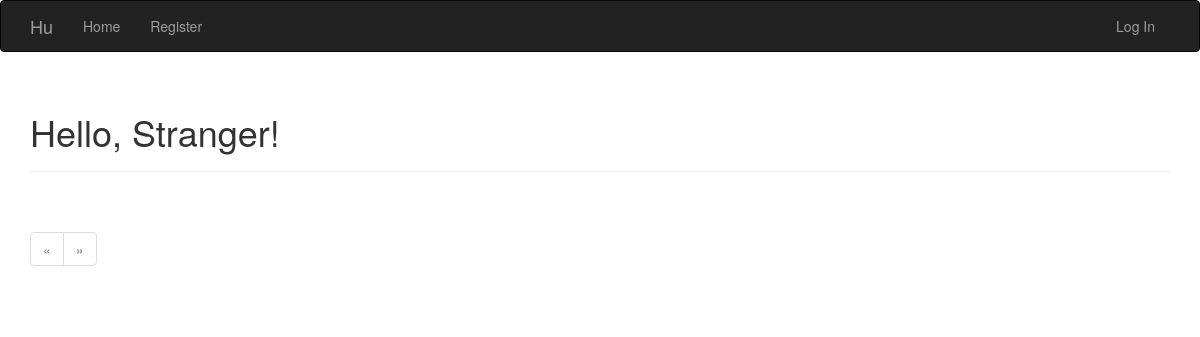
Before: / with the older database file.
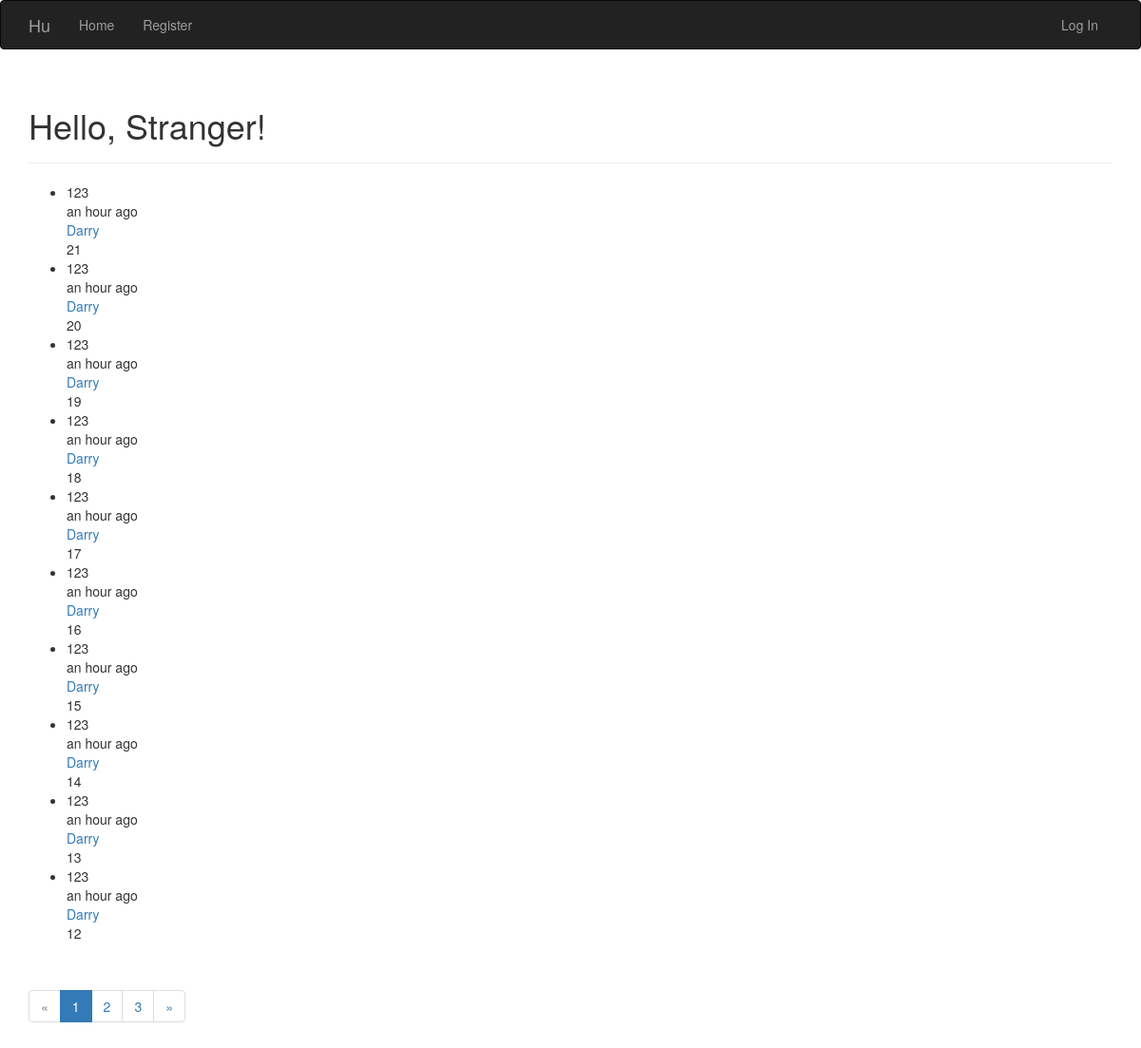
After: the same page with the newer database file.
### app/models.py (models this page shows, shortened)
class Post(db.Model):
    __tablename__ = 'postst'
    id = db.Column(db.Integer, primary_key=True)
    body = db.Column(db.Text)
    timestamp = db.Column(db.DateTime,index=True, default=datetime.utcnow)
    author_id = db.Column(db.Integer, db.ForeignKey('users.id'))

class User(UserMixin, db.Model):
    __tablename__ = 'users'
    id = db.Column(db.Integer, primary_key = True)
    username = db.Column(db.String(64), unique = True, index = True)
    password_hash = db.Column(db.String(128))
    role_id = db.Column(db.Integer, db.ForeignKey('roles.id'))
    location = db.Column(db.String(64))
    about_me = db.Column(db.Text())
    member_since = db.Column(db.DateTime(), default=datetime.utcnow)
    last_seen = db.Column(db.DateTime(), default=datetime.utcnow)
    posts = db.relationship('Post', backref='author', lazy='dynamic')
    @property
    def password(self):
        raise AttributeError('Password is not a readable attribute.')

### app/main/views.py (the view)
@main.route('/',  methods=['GET', 'POST'])
def index():
    form = PostForm()
    if current_user.is_authenticated and current_user.can(Permissions.WRITE_ARTICLES) and form.validate_on_submit():
        post = Post(body=form.body.data, author=current_user._get_current_object())
        db.session.add(post)
        db.session.commit()
        return redirect(url_for('.index'))
    page = request.args.get('page', 1, type=int)
    pagination = Post.query.order_by(Post.timestamp.desc()).paginate(page, per_page=current_app.config['POSTS_PER_PAGE'], error_out=False)
    posts = pagination.items
    return render_template('index.html',form=form, posts=posts, pagination=pagination, Permissions=Permissions)

### app/auth/views.py (called while the page is built)
@auth.before_app_request
def before_request():
    if current_user.is_authenticated:
        current_user.ping()

### app/templates/index.html (shortened to what this page needs)
{% extends "base.html"%}
{% import "bootstrap/wtf.html" as wtf %}
{% import "_macros.html" as macros %}
{% block page_content %}
<div class="page-header">
	<h1>Hello, {% if current_user.is_authenticated %}{{current_user.username}}{% else %}Stranger{%endif%}!</h1>
</div>
{%include '_posts.html'%}
<div class="pagination">
	{{macros.pagination_widget(pagination,'.index')}}
</div>
{% endblock %}

### app/templates/_posts.html
<div>
<ul class="posts">
	{%for post in posts %}
	<li class="post">
		<div class="post-thumbnail">
			123
		</div>
		<div class="post-content">
			<div class="post-date">{{moment(post.timestamp).fromNow()}}</div>
			<div class="post-author">
				<a href="{{url_for('main.user', username=post.author.username)}}">
					{{ post.author.username }}
				</a>
			</div>
			<div class="post-body">
				{{post.body}}
			</div>
		</div>
	</li>
	{%endfor%}
</ul>
</div>

Changed rows visible on the page:
added Post: timestamp "an hour ago", author.username "Darry", body "21"
added Post: timestamp "an hour ago", author.username "Darry", body "20"
added Post: timestamp "an hour ago", author.username "Darry", body "19"
added Post: timestamp "an hour ago", author.username "Darry", body "18"
added Post: timestamp "an hour ago", author.username "Darry", body "17"
added Post: timestamp "an hour ago", author.username "Darry", body "16"
added Post: timestamp "an hour ago", author.username "Darry", body "15"
added Post: timestamp "an hour ago", author.username "Darry", body "14"
added Post: timestamp "an hour ago", author.username "Darry", body "13"
added Post: timestamp "an hour ago", author.username "Darry", body "12"
Other visible differences:
new list line: "1"
new list line: "2"
new list line: "3"
